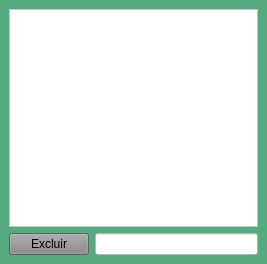
<?xml version="1.0" encoding="UTF-8"?>
<ui version="4.0">
 <class>MainWindow</class>
 <widget class="QMainWindow" name="MainWindow">
  <property name="geometry">
   <rect>
    <x>0</x>
    <y>0</y>
    <width>267</width>
    <height>264</height>
   </rect>
  </property>
  <property name="windowTitle">
   <string>Lista</string>
  </property>
  <property name="styleSheet">
   <string notr="true">background-color:rgb(85, 170, 127)</string>
  </property>
  <widget class="QWidget" name="centralwidget">
   <layout class="QGridLayout" name="gridLayout">
    <item row="1" column="0">
     <widget class="QPushButton" name="btnExcluir">
      <property name="styleSheet">
       <string notr="true">background-color:rgb(136, 136, 136)</string>
      </property>
      <property name="text">
       <string>Excluir</string>
      </property>
     </widget>
    </item>
    <item row="0" column="0" colspan="2">
     <widget class="QTableView" name="TableVendas">
      <property name="styleSheet">
       <string notr="true">
background-color: rgb(255, 255, 255);</string>
      </property>
     </widget>
    </item>
    <item row="1" column="1">
     <widget class="QLineEdit" name="lineExcl">
      <property name="styleSheet">
       <string notr="true">
background-color: rgb(255, 255, 255);</string>
      </property>
     </widget>
    </item>
   </layout>
  </widget>
 </widget>
 <resources/>
 <connections/>
</ui>
